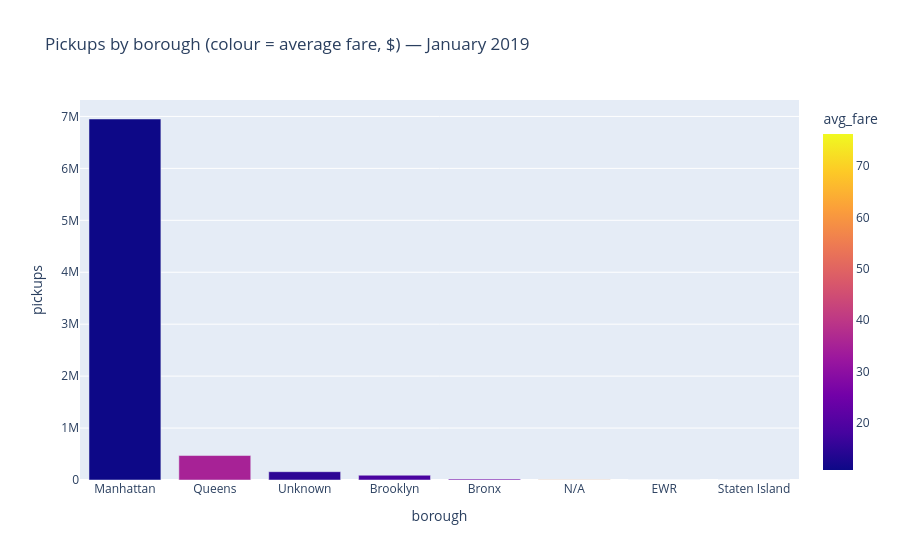

This figure's notebook cell:
### Code cell
# 3) Questions 2.3 and 2.7 revisited: pickups and average fare by pickup borough
fig = (by_borough.join(fare_by_borough.select(F.col("PU_Borough").alias("borough"), "avg_fare"), "borough")
                 .orderBy(F.desc("pickups"))
                 .plot.bar(x="borough", y="pickups", color="avg_fare",
                           title="Pickups by borough (colour = average fare, $) — January 2019"))
fig

### Figure 1 — Plotly figure (JSON) as saved in the notebook; plotly's stock layout.template omitted (floating-point values rounded to 4 significant figures)
{"data": [{"hovertemplate": "borough=%{x}<br>pickups=%{y}<br>avg_fare=%{marker.color}<extra></extra>", "legendgroup": "", "marker": {"color": [10.79, 35.14, 14.94, 18.65, 26.27, 59.57, 76.24, 45.29], "coloraxis": "coloraxis", "pattern": {"shape": ""}}, "name": "", "orientation": "v", "showlegend": false, "textposition": "auto", "type": "bar", "x": ["Manhattan", "Queens", "Unknown", "Brooklyn", "Bronx", "N/A", "EWR", "Staten Island"], "xaxis": "x", "y": [6950511, 471113, 159807, 91896, 18056, 3890, 446, 361], "yaxis": "y"}], "layout": {"barmode": "relative", "coloraxis": {"colorbar": {"title": {"text": "avg_fare"}}, "colorscale": [[0.0, "#0d0887"], [0.1111, "#46039f"], [0.2222, "#7201a8"], [0.3333, "#9c179e"], [0.4444, "#bd3786"], [0.5556, "#d8576b"], [0.6667, "#ed7953"], [0.7778, "#fb9f3a"], [0.8889, "#fdca26"], [1.0, "#f0f921"]]}, "legend": {"tracegroupgap": 0}, "title": {"text": "Pickups by borough (colour = average fare, $) — January 2019"}, "xaxis": {"anchor": "y", "domain": [0.0, 1.0], "title": {"text": "borough"}}, "yaxis": {"anchor": "x", "domain": [0.0, 1.0], "title": {"text": "pickups"}}}}
